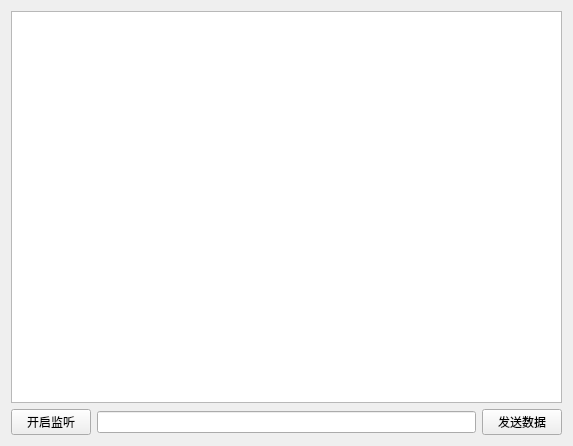
<?xml version="1.0" encoding="UTF-8"?>
<ui version="4.0">
 <class>Widget</class>
 <widget class="QWidget" name="Widget">
  <property name="geometry">
   <rect>
    <x>0</x>
    <y>0</y>
    <width>573</width>
    <height>446</height>
   </rect>
  </property>
  <property name="windowTitle">
   <string>Widget</string>
  </property>
  <layout class="QGridLayout" name="gridLayout">
   <item row="0" column="0" colspan="3">
    <widget class="QTextEdit" name="textEdit"/>
   </item>
   <item row="1" column="0">
    <widget class="QPushButton" name="but_listen">
     <property name="text">
      <string>开启监听</string>
     </property>
    </widget>
   </item>
   <item row="1" column="1">
    <widget class="QLineEdit" name="lineEdit_send"/>
   </item>
   <item row="1" column="2">
    <widget class="QPushButton" name="but_send">
     <property name="text">
      <string>发送数据</string>
     </property>
    </widget>
   </item>
  </layout>
 </widget>
 <resources/>
 <connections/>
</ui>
